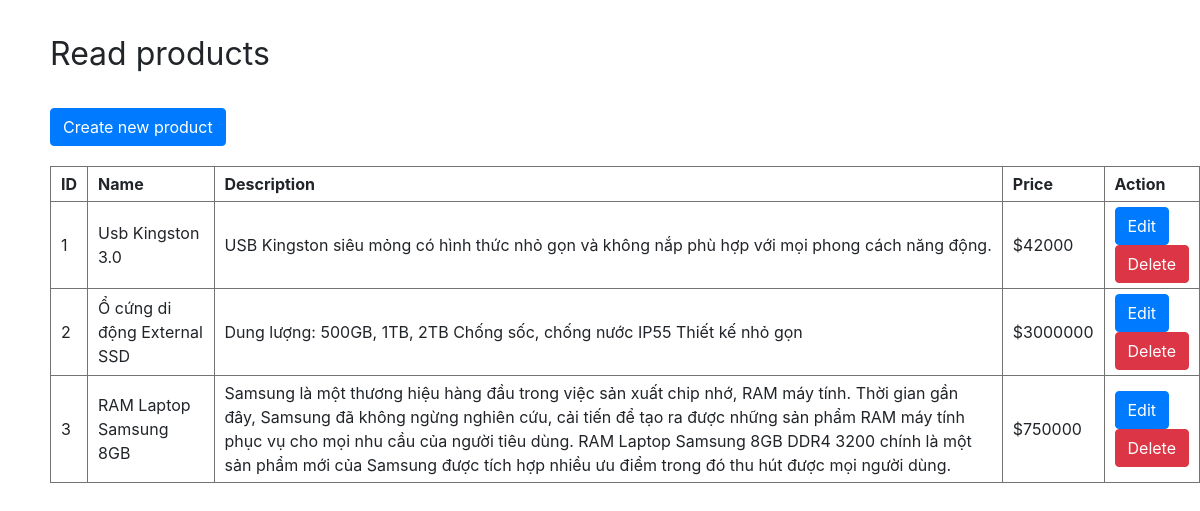
/phan2_bai2/a.php, run on the app's committed database.
### tables this page shows
CREATE TABLE `products` (
  `id` int(11) NOT NULL,
  `name` varchar(255) NOT NULL,
  `description` text NOT NULL,
  `price` double NOT NULL,
  `image` varchar(255) NOT NULL
);

### phan2_bai2/a.php (the view, shortened to what this page needs)
<!DOCTYPE html>
<html lang="EN">
<head>
    <link rel="stylesheet" href="https://stackpath.bootstrapcdn.com/bootstrap/4.1.3/css/bootstrap.min.css">
    <link rel="stylesheet" href="./style.css">
</head>
<body>
    <div class="header">
        Read products
    </div>
    <div class="content">
        <form method="post" action='b.php'>
            <input type="submit" class="btn btn-primary" value="Create new product">
        </form>
        <table>
            <tr>
                <th>ID</th>
                <th>Name</th>
                <th>Description</th>
                <th>Price</th>
                <th>Action</th>
            </tr>
            <?php
                $server_name = "127.0.0.1";
                $user_name = "root";
                $password = "";
                $dbname = "shop";
                $conn = new mysqli($server_name, $user_name, $password, $dbname);
                $sql = "SELECT * FROM products";
                $result = $conn->query($sql);
                if ($result->num_rows > 0) {
                    while ($row = $result->fetch_assoc()) {
                        echo
                        '
                        <input type="hidden" name="id" value="' . $row['id'] . '">
                        <tr>
                            <td>' . $row['id'] . '</td>
                            <td>' . $row['name'] . '</td>
                            <td>' . $row['description'] . '</td>
                            <td>$' . $row['price'] .'</td>
                            <td>
                                <form method="post" action="c.php">
                                    <input type="hidden" name="id" value="' . $row['id'] . '">
                                    <input type="submit" class="btn btn-primary" name="edit" value="Edit">
                                </form>
                                <form method="post" action="d.php">
                                    <input type="hidden" name="id" value="' . $row['id'] . '">
                                    <input type="submit" class="btn btn-danger" name="delete" value="Delete">
                                </form>
                            </td>
                        </tr>
                        ';
                    }
                }
            ?>
        </table>
    </div>
</body>
</html>

### phan2_bai2/style.css (style rules this page uses)
.header { font-size: 200%; padding: 30px 50px; }
.content { padding-left: 50px; }
table { margin-top: 20px; }
table, th, td { border-collapse: collapse; border: 1px solid rgb(115, 115, 115); padding: 5px 10px; }

### data on the page
products: id "1", name "Usb Kingston 3.0", description "USB Kingston siêu mỏng có hình thức nhỏ gọn và không nắp phù hợp với mọi phong cách năng động.", price "42000"
products: id "2", name "Ổ cứng di động External SSD", description "Dung lượng: 500GB, 1TB, 2TB Chống sốc, chống nước IP55 Thiết kế nhỏ gọn", price "3000000"
products: id "3", name "RAM Laptop Samsung 8GB", description "Samsung là một thương hiệu hàng đầu trong việc sản xuất chip nhớ, RAM máy tính. Thời gian gần đây, Samsung đã không ngừng nghiên cứu, cải tiến để tạo ra được những sản phẩm RAM máy tính phục vụ cho mọi nhu cầu của người tiêu dùng. RAM Laptop Samsung 8GB DDR4 3200 chính là một sản phẩm mới của Samsung được tích hợp nhiều ưu điểm trong đó thu hút được mọi người dùng.", price "750000"
